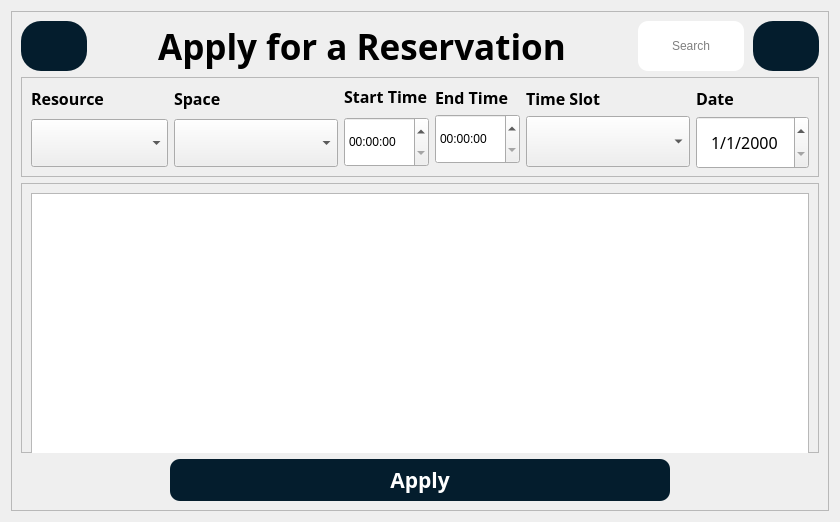
      <widget class="QWidget" name="user_apply">
       <attribute name="title">
        <string>Tab 9</string>
       </attribute>
       <layout class="QVBoxLayout" name="verticalLayout_34">
        <item>
         <widget class="QFrame" name="frame_23">
          <property name="sizePolicy">
           <sizepolicy hsizetype="Expanding" vsizetype="Expanding">
            <horstretch>0</horstretch>
            <verstretch>0</verstretch>
           </sizepolicy>
          </property>
          <property name="minimumSize">
           <size>
            <width>0</width>
            <height>41</height>
           </size>
          </property>
          <property name="maximumSize">
           <size>
            <width>16777215</width>
            <height>500</height>
           </size>
          </property>
          <property name="frameShape">
           <enum>QFrame::StyledPanel</enum>
          </property>
          <property name="frameShadow">
           <enum>QFrame::Raised</enum>
          </property>
          <layout class="QVBoxLayout" name="verticalLayout_35">
           <item>
            <layout class="QHBoxLayout" name="horizontalLayout_18" stretch="0,0,100,0">
             <property name="spacing">
              <number>9</number>
             </property>
             <property name="bottomMargin">
              <number>0</number>
             </property>
             <item>
              <widget class="QPushButton" name="reservation_BTH_6">
               <property name="sizePolicy">
                <sizepolicy hsizetype="Expanding" vsizetype="Expanding">
                 <horstretch>0</horstretch>
                 <verstretch>0</verstretch>
                </sizepolicy>
               </property>
               <property name="minimumSize">
                <size>
                 <width>0</width>
                 <height>0</height>
                </size>
               </property>
               <property name="maximumSize">
                <size>
                 <width>66</width>
                 <height>71</height>
                </size>
               </property>
               <property name="cursor">
                <cursorShape>PointingHandCursor</cursorShape>
               </property>
               <property name="toolTip">
                <string>Go back to home</string>
               </property>
               <property name="layoutDirection">
                <enum>Qt::RightToLeft</enum>
               </property>
               <property name="styleSheet">
                <string notr="true">QPushButton{
background-color: rgb(4, 29, 45);
border-radius:20px;
border:none;
}
QPushButton:hover{
background-color: rgb(11, 79, 167);
border-radius:20px;
border:none;
}</string>
               </property>
               <property name="text">
                <string/>
               </property>
               <property name="icon">
                <iconset>
                 <normaloff>Asset/back-svgrepo-com.svg</normaloff>Asset/back-svgrepo-com.svg</iconset>
               </property>
               <property name="iconSize">
                <size>
                 <width>40</width>
                 <height>60</height>
                </size>
               </property>
              </widget>
             </item>
             <item alignment="Qt::AlignHCenter">
              <widget class="QLabel" name="resevation_heading_15">
               <property name="font">
                <font>
                 <family>Montserrat</family>
                 <pointsize>26</pointsize>
                 <bold>true</bold>
                </font>
               </property>
               <property name="styleSheet">
                <string notr="true"/>
               </property>
               <property name="text">
                <string>Apply for a Reservation</string>
               </property>
               <property name="alignment">
                <set>Qt::AlignCenter</set>
               </property>
              </widget>
             </item>
             <item>
              <widget class="QLineEdit" name="lineEdit_3">
               <property name="enabled">
                <bool>false</bool>
               </property>
               <property name="sizePolicy">
                <sizepolicy hsizetype="Expanding" vsizetype="Expanding">
                 <horstretch>0</horstretch>
                 <verstretch>0</verstretch>
                </sizepolicy>
               </property>
               <property name="minimumSize">
                <size>
                 <width>31</width>
                 <height>50</height>
                </size>
               </property>
               <property name="maximumSize">
                <size>
                 <width>106</width>
                 <height>100</height>
                </size>
               </property>
               <property name="styleSheet">
                <string notr="true">border-radius:10px;</string>
               </property>
               <property name="alignment">
                <set>Qt::AlignCenter</set>
               </property>
               <property name="placeholderText">
                <string>Search</string>
               </property>
              </widget>
             </item>
             <item>
              <widget class="QPushButton" name="power_search">
               <property name="enabled">
                <bool>false</bool>
               </property>
               <property name="maximumSize">
                <size>
                 <width>66</width>
                 <height>71</height>
                </size>
               </property>
               <property name="toolTip">
                <string>This feature is coming soon</string>
               </property>
               <property name="styleSheet">
                <string notr="true">QPushButton{
background-color: rgb(4, 29, 45);
border-radius:20px;
border:none;
}
QPushButton:hover{
background-color: rgb(11, 79, 167);
border-radius:20px;
border:none;
}</string>
               </property>
               <property name="text">
                <string/>
               </property>
               <property name="icon">
                <iconset>
                 <normaloff>Asset/search-svgrepo-com.svg</normaloff>Asset/search-svgrepo-com.svg</iconset>
               </property>
               <property name="iconSize">
                <size>
                 <width>50</width>
                 <height>27</height>
                </size>
               </property>
              </widget>
             </item>
            </layout>
           </item>
           <item>
            <widget class="QFrame" name="frame_25">
             <property name="sizePolicy">
              <sizepolicy hsizetype="Expanding" vsizetype="Expanding">
               <horstretch>0</horstretch>
               <verstretch>0</verstretch>
              </sizepolicy>
             </property>
             <property name="minimumSize">
              <size>
               <width>0</width>
               <height>100</height>
              </size>
             </property>
             <property name="frameShape">
              <enum>QFrame::StyledPanel</enum>
             </property>
             <property name="frameShadow">
              <enum>QFrame::Raised</enum>
             </property>
             <layout class="QHBoxLayout" name="horizontalLayout_19">
              <item>
               <layout class="QVBoxLayout" name="verticalLayout_30">
                <property name="spacing">
                 <number>9</number>
                </property>
                <item>
                 <widget class="QLabel" name="label_7">
                  <property name="font">
                   <font>
                    <family>Montserrat</family>
                    <pointsize>12</pointsize>
                    <bold>true</bold>
                   </font>
                  </property>
                  <property name="text">
                   <string>Resource</string>
                  </property>
                 </widget>
                </item>
                <item>
                 <widget class="QComboBox" name="comboBox">
                  <property name="sizePolicy">
                   <sizepolicy hsizetype="Preferred" vsizetype="Expanding">
                    <horstretch>0</horstretch>
                    <verstretch>0</verstretch>
                   </sizepolicy>
                  </property>
                  <property name="minimumSize">
                   <size>
                    <width>125</width>
                    <height>0</height>
                   </size>
                  </property>
                  <property name="font">
                   <font>
                    <family>Montserrat</family>
                    <pointsize>8</pointsize>
                   </font>
                  </property>
                  <property name="currentText">
                   <string/>
                  </property>
                  <property name="placeholderText">
                   <string>Select Resource type</string>
                  </property>
                  <item>
                   <property name="text">
                    <string>Classroom</string>
                   </property>
                  </item>
                  <item>
                   <property name="text">
                    <string>Conference Hall</string>
                   </property>
                  </item>
                  <item>
                   <property name="text">
                    <string>Playground</string>
                   </property>
                  </item>
                  <item>
                   <property name="text">
                    <string>Transportation</string>
                   </property>
                  </item>
                 </widget>
                </item>
               </layout>
              </item>
              <item>
               <layout class="QVBoxLayout" name="verticalLayout_32">
                <property name="spacing">
                 <number>9</number>
                </property>
                <item>
                 <widget class="QLabel" name="label_8">
                  <property name="font">
                   <font>
                    <family>Montserrat</family>
                    <pointsize>12</pointsize>
                    <bold>true</bold>
                   </font>
                  </property>
                  <property name="text">
                   <string>Space</string>
                  </property>
                 </widget>
                </item>
                <item>
                 <widget class="QComboBox" name="comboBox_2">
                  <property name="sizePolicy">
                   <sizepolicy hsizetype="Preferred" vsizetype="Expanding">
                    <horstretch>0</horstretch>
                    <verstretch>0</verstretch>
                   </sizepolicy>
                  </property>
                  <property name="minimumSize">
                   <size>
                    <width>125</width>
                    <height>0</height>
                   </size>
                  </property>
                  <property name="font">
                   <font>
                    <family>Montserrat</family>
                    <pointsize>8</pointsize>
                   </font>
                  </property>
                  <property name="placeholderText">
                   <string>Specify your requirement</string>
                  </property>
                 </widget>
                </item>
               </layout>
              </item>
              <item>
               <layout class="QVBoxLayout" name="verticalLayout_38">
                <item alignment="Qt::AlignTop">
                 <widget class="QLabel" name="label_11">
                  <property name="maximumSize">
                   <size>
                    <width>16777215</width>
                    <height>19</height>
                   </size>
                  </property>
                  <property name="font">
                   <font>
                    <family>Montserrat</family>
                    <pointsize>12</pointsize>
                    <bold>true</bold>
                   </font>
                  </property>
                  <property name="text">
                   <string>Start Time</string>
                  </property>
                 </widget>
                </item>
                <item>
                 <widget class="QTimeEdit" name="timeEdit">
                  <property name="minimumSize">
                   <size>
                    <width>85</width>
                    <height>50</height>
                   </size>
                  </property>
                 </widget>
                </item>
               </layout>
              </item>
              <item>
               <layout class="QVBoxLayout" name="verticalLayout_39">
                <item>
                 <widget class="QLabel" name="label_12">
                  <property name="maximumSize">
                   <size>
                    <width>16777215</width>
                    <height>19</height>
                   </size>
                  </property>
                  <property name="font">
                   <font>
                    <family>Montserrat</family>
                    <pointsize>12</pointsize>
                    <bold>true</bold>
                   </font>
                  </property>
                  <property name="text">
                   <string>End Time</string>
                  </property>
                 </widget>
                </item>
                <item>
                 <widget class="QTimeEdit" name="timeEdit_2">
                  <property name="minimumSize">
                   <size>
                    <width>85</width>
                    <height>50</height>
                   </size>
                  </property>
                 </widget>
                </item>
               </layout>
              </item>
              <item>
               <layout class="QVBoxLayout" name="verticalLayout_37">
                <item>
                 <widget class="QLabel" name="label_10">
                  <property name="font">
                   <font>
                    <family>Montserrat</family>
                    <pointsize>12</pointsize>
                    <bold>true</bold>
                   </font>
                  </property>
                  <property name="text">
                   <string>Time Slot</string>
                  </property>
                 </widget>
                </item>
                <item>
                 <widget class="QComboBox" name="comboBox_3">
                  <property name="sizePolicy">
                   <sizepolicy hsizetype="Preferred" vsizetype="Expanding">
                    <horstretch>0</horstretch>
                    <verstretch>0</verstretch>
                   </sizepolicy>
                  </property>
                  <property name="minimumSize">
                   <size>
                    <width>120</width>
                    <height>0</height>
                   </size>
                  </property>
                  <property name="font">
                   <font>
                    <family>Montserrat</family>
                    <pointsize>8</pointsize>
                   </font>
                  </property>
                  <property name="placeholderText">
                   <string>Specify your requirement</string>
                  </property>
                 </widget>
                </item>
               </layout>
              </item>
              <item>
               <layout class="QVBoxLayout" name="verticalLayout_33" stretch="0,0">
                <property name="spacing">
                 <number>6</number>
                </property>
                <item>
                 <widget class="QLabel" name="label_9">
                  <property name="font">
                   <font>
                    <family>Montserrat</family>
                    <pointsize>12</pointsize>
                    <bold>true</bold>
                   </font>
                  </property>
                  <property name="text">
                   <string>Date</string>
                  </property>
                 </widget>
                </item>
                <item>
                 <widget class="QDateEdit" name="dateEdit">
                  <property name="minimumSize">
                   <size>
                    <width>0</width>
                    <height>53</height>
                   </size>
                  </property>
                  <property name="font">
                   <font>
                    <family>Montserrat</family>
                    <pointsize>12</pointsize>
                   </font>
                  </property>
                  <property name="alignment">
                   <set>Qt::AlignCenter</set>
                  </property>
                  <property name="displayFormat">
                   <string>d/M/yyyy</string>
                  </property>
                 </widget>
                </item>
               </layout>
              </item>
             </layout>
            </widget>
           </item>
           <item>
            <widget class="QFrame" name="frame_24">
             <property name="minimumSize">
              <size>
               <width>0</width>
               <height>200</height>
              </size>
             </property>
             <property name="frameShape">
              <enum>QFrame::StyledPanel</enum>
             </property>
             <property name="frameShadow">
              <enum>QFrame::Raised</enum>
             </property>
             <layout class="QVBoxLayout" name="verticalLayout_36">
              <item>
               <widget class="QPlainTextEdit" name="plainTextEdit">
                <property name="minimumSize">
                 <size>
                  <width>0</width>
                  <height>267</height>
                 </size>
                </property>
                <property name="maximumSize">
                 <size>
                  <width>16777215</width>
                  <height>500</height>
                 </size>
                </property>
                <property name="styleSheet">
                 <string notr="true"/>
                </property>
                <property name="plainText">
                 <string/>
                </property>
                <property name="placeholderText">
                 <string>Write a note(Optional)</string>
                </property>
               </widget>
              </item>
             </layout>
            </widget>
           </item>
           <item alignment="Qt::AlignHCenter">
            <widget class="QPushButton" name="pushButton_3">
             <property name="sizePolicy">
              <sizepolicy hsizetype="Minimum" vsizetype="Preferred">
               <horstretch>0</horstretch>
               <verstretch>0</verstretch>
              </sizepolicy>
             </property>
             <property name="minimumSize">
              <size>
               <width>500</width>
               <height>42</height>
              </size>
             </property>
             <property name="maximumSize">
              <size>
               <width>1000</width>
               <height>16777215</height>
              </size>
             </property>
             <property name="font">
              <font>
               <family>Montserrat</family>
               <pointsize>16</pointsize>
               <bold>true</bold>
              </font>
             </property>
             <property name="styleSheet">
              <string notr="true">QPushButton{
color: rgb(255, 255, 255);
background-color: rgb(4, 29, 45);
border-radius:10px;

}

QPushButton:hover{
color: rgb(255, 255, 255);
background-color: rgb(0, 85, 255);
border-radius:10px;
drop-shadow: 5px 5px blue;
}</string>
             </property>
             <property name="text">
              <string>Apply</string>
             </property>
            </widget>
           </item>
          </layout>
         </widget>
        </item>
       </layout>
      </widget>
